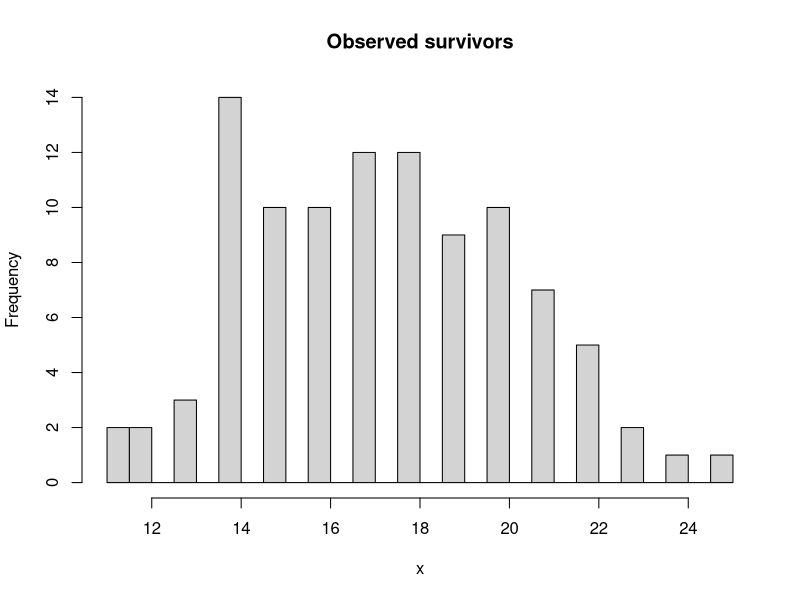
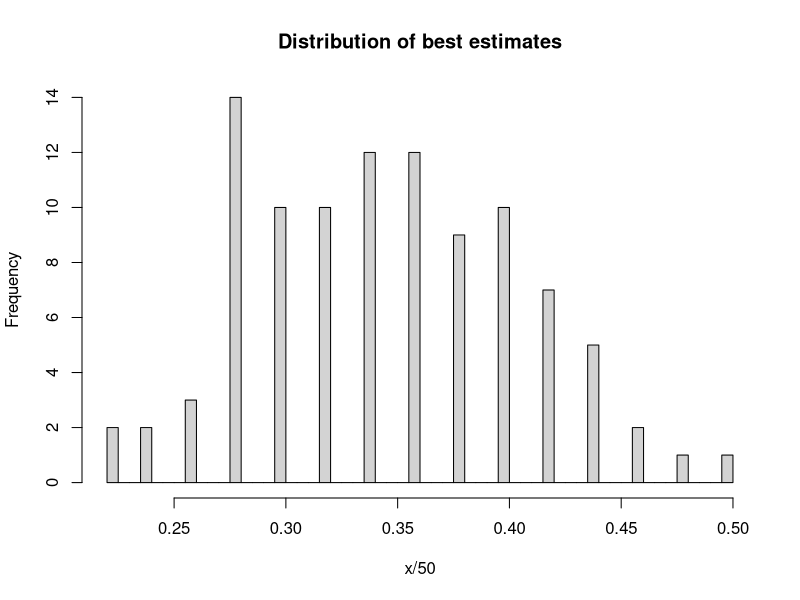
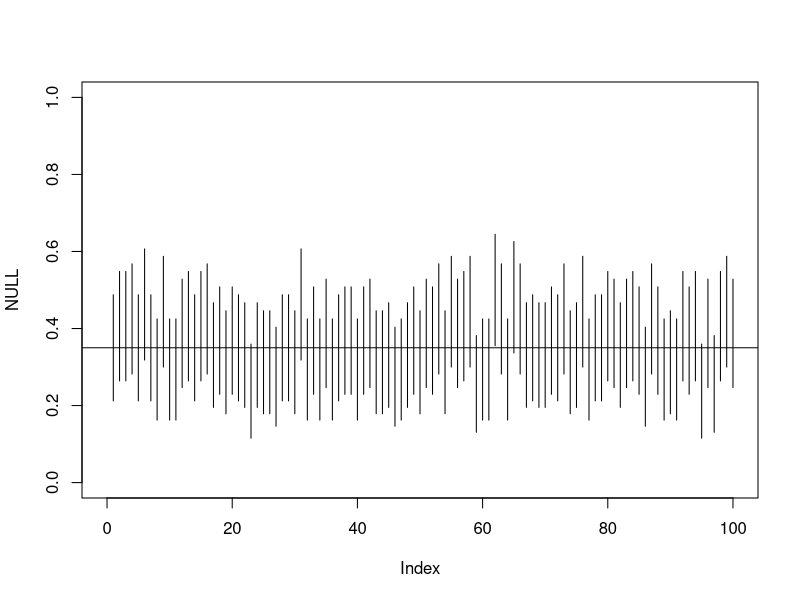

Here is the R script that generated these plots, in order:
true = 0.35
x = rbinom(100,50, prob = true)
hist(x, main = "Observed survivors", breaks = 50)

hist(x/50, main = "Distribution of best estimates", breaks = 50)

plot(NULL, ylim = c(0,1), xlim = c(0,100))
abline(h=true)

for (i in 1:100){

  lines(c(i,i), as.vector(binom.test(x[i],50,p=0.2)$conf.int))
  
  
}


